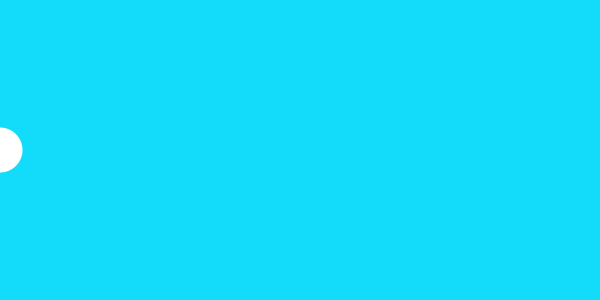
Frame 1 (no input)
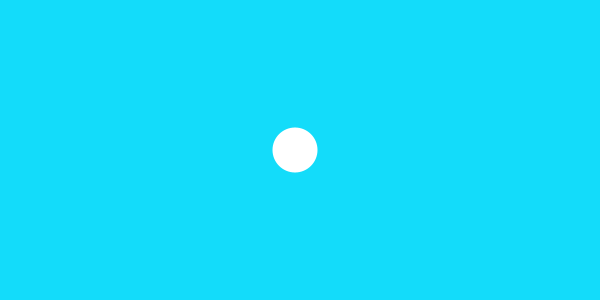
Frame 60 (the mouse pressed at the canvas centre just before this capture)
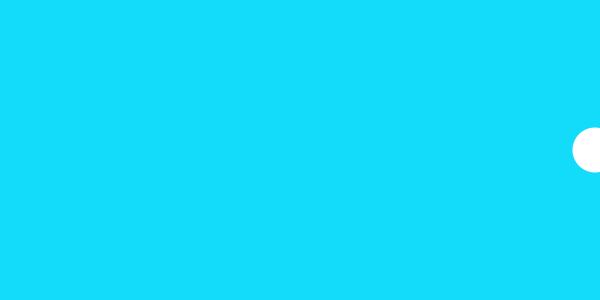
Frame 120 (the mouse held since frame 60 and released just before this capture)

The Processing sketch that drew these frames (run headless with seeded random() and noise(); from frame 60 on, the mouse is pressed at the canvas centre):

// Processing sketch: animation101_6
// ── animation101_6.pde
float posX = 0;
float vel = 5;

void setup() {
  size(600, 300);
}

void draw() {
  background(19,220,250);
  noStroke();
  ellipse(posX,height/2, 45, 45);
  posX += vel;
}
